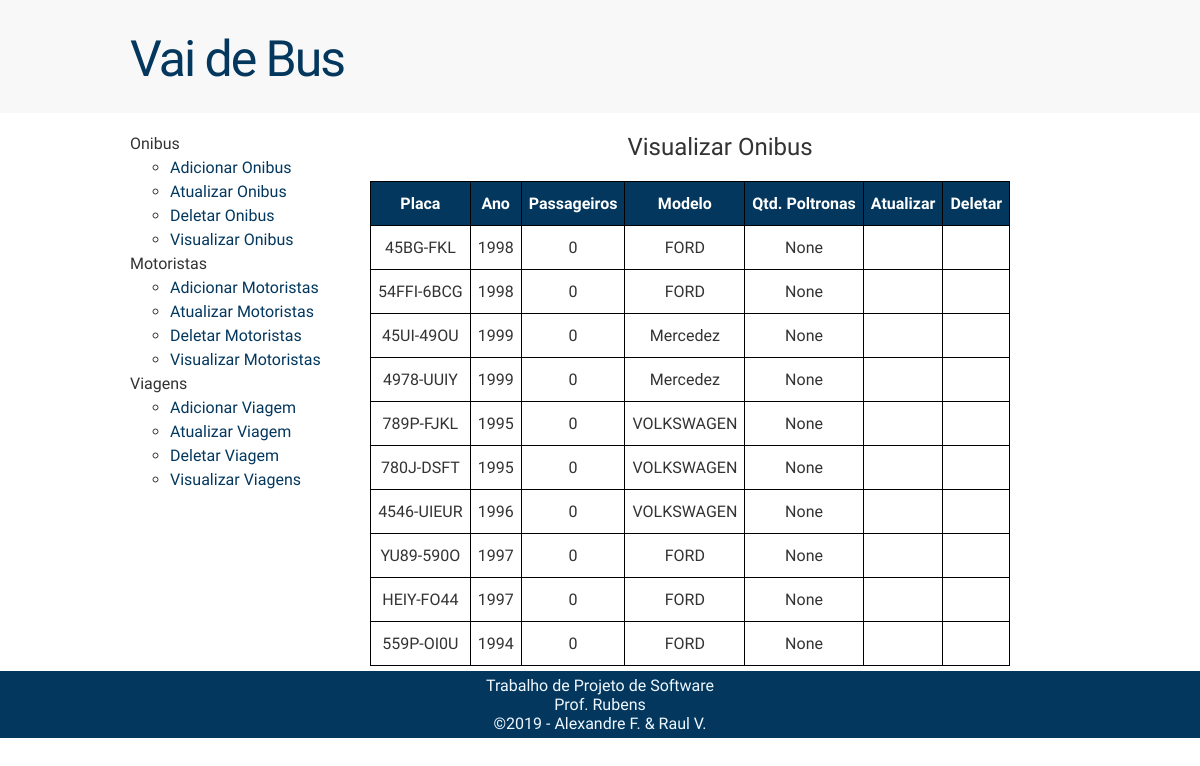
The app's page /admin/controlPanel/selectOnibus with its own data.
### tables this page shows
CREATE TABLE onibus 	(numOnibus INTEGER NOT NULL PRIMARY KEY AUTOINCREMENT,
						placa TEXT UNIQUE NOT NULL,
						ano INTEGER NOT NULL,
						passageiros INTEGER NOT NULL,
						modelo TEXT NOT NULL,
						qtdPoltronas TEXT NOT NULL);

### admin.py (the view)
	@app.route ("/admin/controlPanel/selectOnibus", methods=["GET", "POST",])
	def selectOnibus ():
		if request.method == "GET":
			return render_template ("selectOnibus.html", dataOnibus = dbSelectAllOnibus ())

### database.py (called while the page is built)
def dbSelectAllOnibus ():
	connection = sqlite3.connect ("CompOnibus.db")
	cursor = connection.cursor ()
	command = """
	SELECT placa, ano, passageiros, modelo, qtdPoltronas
	FROM onibus"""
	cursor.execute (command)
	data = cursor.fetchall ()
	connection.close ()
	return data

### templates/selectOnibus.html
{% extends "baseAdmin.html" %}
{% block style %}
<link rel="stylesheet" type="text/css" href="{{ url_for('static', filename='css/styleAdminSelect.css') }}">
{% endblock %}
{% block content %}
    <div class="visualizeBox">
        <h2 class="tituloOnibus">Visualizar Onibus</h2>
        <table>
        	<tr>
        		<th>Placa</th>
        		<th>Ano</th>
        		<th>Passageiros</th>
        		<th>Modelo</th>
        		<th>Qtd. Poltronas</th>
                <th>Atualizar</th>
                <th>Deletar</th>
        	</tr>
        	{% for item in dataOnibus %}
        		<tr>
        			{% for count in range (7) %}
        				<td> {{item[count]}} </td>
        			{% endfor %}
        		</tr>
        	{% endfor %}
        </table>
    </div>
{% endblock %}

### static/css/styleAdmin.css (style rules this page uses)
body { font-family: 'Ubuntu', sans-serif; color: #333; }
h1, h2, h3, h4, h5, h6 { font-weight: 500; margin: 15px 0 20px 0; }

### static/css/styleAdminSelect.css (style rules this page uses)
table, th, td { border: 1px solid black; border-collapse: collapse; }
th, td { padding: 12px 7px; text-align: center; }
table th { background-color: #03375D; color: white; }
h2 { text-align: center; }

### records on screen
onibus: placa "45BG-FKL" "1998" "0" "FORD" "None"
onibus: placa "54FFI-6BCG" "1998" "0" "FORD" "None"
onibus: placa "45UI-49OU" "1999" "0" "Mercedez" "None"
onibus: placa "4978-UUIY" "1999" "0" "Mercedez" "None"
onibus: placa "789P-FJKL" "1995" "0" "VOLKSWAGEN" "None"
onibus: placa "780J-DSFT" "1995" "0" "VOLKSWAGEN" "None"
onibus: placa "4546-UIEUR" "1996" "0" "VOLKSWAGEN" "None"
onibus: placa "YU89-590O" "1997" "0" "FORD" "None"
onibus: placa "HEIY-FO44" "1997" "0" "FORD" "None"
onibus: placa "559P-OI0U" "1994" "0" "FORD" "None"
